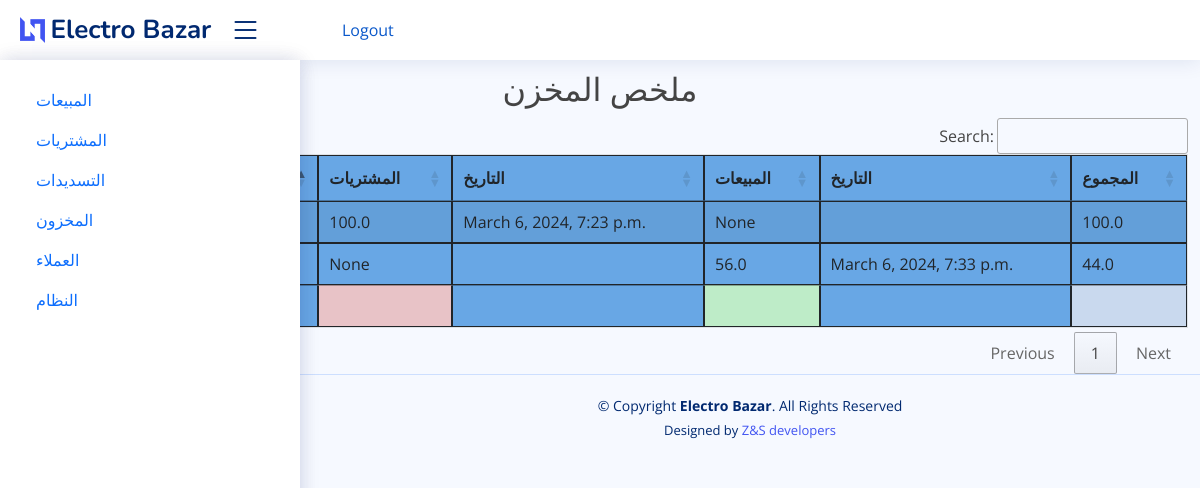
Page /stock_report on the committed database.
### electro/models.py (models this page shows, shortened)
class Inventory(models.Model):
    item = models.ForeignKey(Item, on_delete=models.CASCADE)
    purchase = models.ForeignKey(Purchase, on_delete=models.CASCADE, default=0, null=True)
    sale = models.ForeignKey(SaleInvoice, on_delete=models.CASCADE, default=0, null=True)
    pur_qty = models.FloatField(default=0, null=True)
    sale_qty = models.FloatField(default=0, null=True)
    total_bal_qty = models.FloatField(default=0)
    class Meta:
        verbose_name_plural = '10. زانیاری کۆگا'

class Purchase(models.Model):
    invoice_number = models.CharField(max_length=8, unique=True, editable=False)
    vendor = models.ForeignKey(Vendor, on_delete=models.CASCADE)
    date = models.DateTimeField()
    class Meta:
        verbose_name_plural = '8. زیادکردن بۆ کۆگا'

class SaleInvoice(models.Model):
    STATUS = (
        ('مدفوع', 'مدفوع'),
        ('غير مدفوع', 'غير مدفوع'),
        ('قسط ', ' قسط'),
    )
    invoice_number = models.CharField(unique=True, editable=False, max_length=10)
    customer_name = models.ForeignKey(Customer, on_delete=models.CASCADE)
    status = models.CharField(max_length=10, choices=STATUS, default='مدفوع')
    date = models.DateTimeField()
    note = models.CharField(max_length=100, blank=True)
    class Meta:
        verbose_name_plural = '3. پسولەی فرۆشتن'

### electro/views.py (the view, shortened to what this page needs)
# urls.py: path('stock_report', views.stock_report, name="stock_report"),
def stock_report(request):
    stock_report = Inventory.objects.select_related()
    context = {'stock_report': stock_report}
    return render(request, 'electro/reports/stock_report.html', context)

### electro/models.py (called while the page is built)
    def __str__(self):
        return f"{self.name} - {self.price} - {self.price_list}"

### electro/templates/electro/reports/stock_report.html (shortened to what this page needs)
{% extends 'electro/base.html' %}
{% block content %}
    <br>
    <br> <br>
 <h2 class="text-center"> ملخص المخزن </h2>
    <table id="example4" class="table table-striped" style="background-color: #68a7e5">
        <thead>
        <tr>
            <th>اسم المادة</th>
            <th>المشتريات</th>
            <th>التاريخ</th>
            <th>المبيعات</th>
            <th>التاريخ</th>
            <th>المجموع</th>
        </tr>
        </thead>
        <tbody>
        {% for i in  stock_report %}
            <tr>
                <td>{{ i.item }}</td>
                <td>{{ i.pur_qty }}</td>
                <td>{{ i.purchase.date }}</td>
                <td>{{ i.sale_qty }}</td>
                <td>{{ i.sale.date }}</td>
                <td>{{ i.total_bal_qty }}</td>
            </tr>
        {% endfor %}
        </tbody>
        <tfoot>
        <th></th>
        <th style="background-color: #e8c3c7"></th>
         <th></th>
        <th style="background-color: #beecc8"></th>
         <th></th>
        <th style="background-color: #c9d9ee"></th>
        </tfoot>
    </table>
{% endblock %}

### static/electro/assets/css/style.css (style rules this page uses)
:root { scroll-behavior: smooth; }
body { font-family: "Open Sans", sans-serif; background: #f6f9ff; color: #444444; }
h1, h2, h3, h4, h5, h6 { font-family: "Nunito", sans-serif; }

### rows in the picture
Inventory: pur_qty "100.0", purchase "March 6, 2024, 7:23 p.m.", sale_qty "None", total_bal_qty "100.0"
Inventory: pur_qty "None", sale_qty "56.0", sale "March 6, 2024, 7:33 p.m.", total_bal_qty "44.0"
